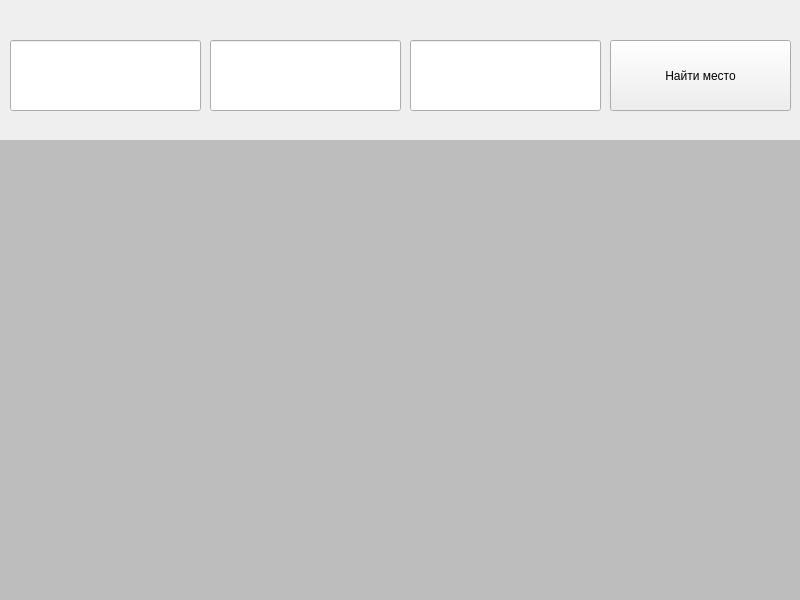
<?xml version="1.0" encoding="UTF-8"?>
<ui version="4.0">
 <class>Widget</class>
 <widget class="QWidget" name="Widget">
  <property name="geometry">
   <rect>
    <x>0</x>
    <y>0</y>
    <width>800</width>
    <height>600</height>
   </rect>
  </property>
  <property name="windowTitle">
   <string>Widget</string>
  </property>
  <property name="styleSheet">
   <string notr="true">QGridLayout {background-color: rgb(189, 189, 189);}
</string>
  </property>
  <widget class="QPushButton" name="search">
   <property name="geometry">
    <rect>
     <x>610</x>
     <y>40</y>
     <width>181</width>
     <height>71</height>
    </rect>
   </property>
   <property name="text">
    <string>Найти место</string>
   </property>
  </widget>
  <widget class="QLineEdit" name="scale">
   <property name="geometry">
    <rect>
     <x>410</x>
     <y>40</y>
     <width>191</width>
     <height>71</height>
    </rect>
   </property>
   <property name="whatsThis">
    <string>&lt;html&gt;&lt;head/&gt;&lt;body&gt;&lt;p&gt;Масштаб&lt;/p&gt;&lt;/body&gt;&lt;/html&gt;</string>
   </property>
  </widget>
  <widget class="QWidget" name="gridLayoutWidget">
   <property name="geometry">
    <rect>
     <x>0</x>
     <y>140</y>
     <width>801</width>
     <height>461</height>
    </rect>
   </property>
   <layout class="QGridLayout" name="Map_place">
    <item row="0" column="0">
     <widget class="QLabel" name="map_lbl">
      <property name="styleSheet">
       <string notr="true">background-color: rgb(189, 189, 189);</string>
      </property>
      <property name="text">
       <string/>
      </property>
     </widget>
    </item>
   </layout>
  </widget>
  <widget class="QLineEdit" name="longitude">
   <property name="geometry">
    <rect>
     <x>210</x>
     <y>40</y>
     <width>191</width>
     <height>71</height>
    </rect>
   </property>
   <property name="whatsThis">
    <string>&lt;html&gt;&lt;head/&gt;&lt;body&gt;&lt;p&gt;Долгота&lt;/p&gt;&lt;/body&gt;&lt;/html&gt;</string>
   </property>
  </widget>
  <widget class="QLineEdit" name="width">
   <property name="geometry">
    <rect>
     <x>10</x>
     <y>40</y>
     <width>191</width>
     <height>71</height>
    </rect>
   </property>
   <property name="whatsThis">
    <string>&lt;html&gt;&lt;head/&gt;&lt;body&gt;&lt;p&gt;Широта&lt;/p&gt;&lt;/body&gt;&lt;/html&gt;</string>
   </property>
  </widget>
 </widget>
 <resources/>
 <connections/>
</ui>
